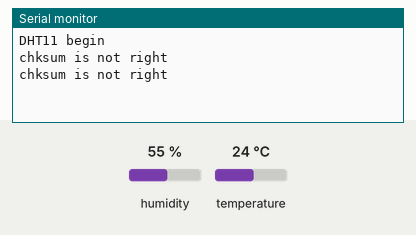
This sketch was run on a simulated Arduino Uno, built with avr-gcc and run on an emulated ATmega328P. On the bench: the last lines printed to the serial monitor. Wiring (inferred from the names in the program): DHT11 sensor: data A0. The test bench sets the inputs (shaded band); at power-on: humidity 55 %, temperature 24 °C.

Above: at 2.8 s.
2.9 s: humidity set to 22 %
At 5.2 s:
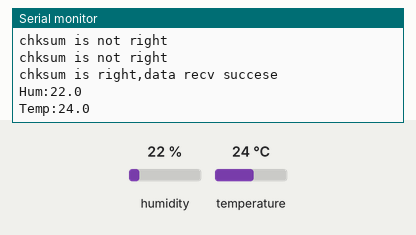
5.6 s: temperature set to 41 °C
At 7.8 s:
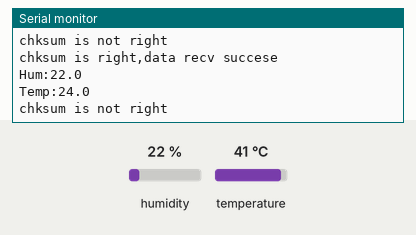
11.2 s: humidity set to 15 %
At 16.1 s:
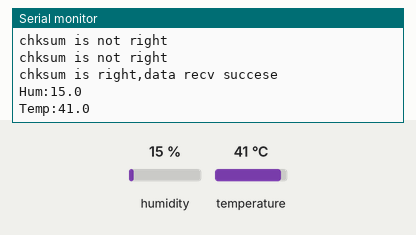

The sketch:

humTem.ino
```cpp
#define DHTPIN11 A0


void setup()
{
	Serial.begin(9600);
	Serial.println("DHT11 begin");


}

void loop()
{
  long hum_10=0, hum_01=0, temp_10=0, temp_01=0, chksum=0,chk=0;

  	delay(1000);	//上电等1s
	//设置为输入，并上拉为高电平
	pinMode(DHTPIN11, INPUT);
	digitalWrite(DHTPIN11,HIGH);

	pinMode(DHTPIN11,OUTPUT);
	digitalWrite(DHTPIN11,LOW);
	delay(18);
        digitalWrite(DHTPIN11,HIGH);
        delayMicroseconds(40);

	//将数据线设置为输入模式，释放了总线
	//现在Arduino接收DHT11的80us低电平回应
	//什么时候结束?因该是Arduino收到一个下降沿时
	pinMode(DHTPIN11,INPUT);
	while(LOW==digitalRead(DHTPIN11));

	//DHT11 告诉Arduino我要拉高准备
	//Arduino怎么知道DHT已经准备好了呢?
	while(HIGH==digitalRead(DHTPIN11));

	//现在开始读了
	for(int i=0; i<40; i++)
	{
		if(i < 8)				     //one byte
		{
	 	 	hum_10 <<= 1;
			while(digitalRead(DHTPIN11) == LOW);
			unsigned long t = micros();
			while(digitalRead(DHTPIN11)== HIGH);
	 	 	if((micros()-t) > 40){
	   	 		hum_10 |= 0x01;
	 	 	}
		}
		else if(i < 16)				 // two byte
		{
	 	 	hum_01 <<= 1;
	  		while(digitalRead(DHTPIN11) == LOW);
			unsigned long t = micros();
			while(digitalRead(DHTPIN11)== HIGH);
	 	 	if((micros()-t) > 40){
	   	 		hum_10 |= 0x01;
	 	 	}
		}
		else if(i < 24)				// three byte
		{
	 	 	temp_10 <<= 1;
	 	 	while(digitalRead(DHTPIN11) == LOW);
			unsigned long t = micros();
			while(digitalRead(DHTPIN11)== HIGH);
	 	 	if((micros()-t) > 40){
	   	 		temp_10 |= 0x01;
	 	 	}
		}
		else if(i < 32)			  // four byte
		{
	  		temp_01 <<= 1;
	  		while(digitalRead(DHTPIN11) == LOW);
			unsigned long t = micros();
			while(digitalRead(DHTPIN11)== HIGH);
	 	 	if((micros()-t) > 40){
	   	 		temp_01 |= 0x01;
	 	 	}

		}
		else					  // five byte  checksum
		{
	 	 	chksum <<= 1;
	 	 	while(digitalRead(DHTPIN11) == LOW);
			unsigned long t = micros();
			while(digitalRead(DHTPIN11)== HIGH);
	 	 	if((micros()-t) > 40){
	   	 		chksum |= 0x01;
	 	 	}
		}
	}
	chk = hum_10;					// Calculate to Checksum
  	chk += hum_01;
  	chk += temp_10;
  	chk += temp_01;

  	if(chk != chksum){				// Received data is OK
		Serial.println("chksum is not right");
    	return ;
	}
  	else{
		Serial.println("chksum is right,data recv succese");
  	}

	Serial.print("Hum:"); //串口调试
        Serial.print(hum_10);
        Serial.print(".");
        Serial.println(hum_01);

        Serial.print("Temp:"); //串口调试
        Serial.print(temp_10);
        Serial.print(".");
        Serial.println(temp_01);

        delay(2000);

}
```

Measured:
- after the input at 2.9 s, the serial monitor: prints a new line after 1.2 s (image 1)
- after the input at 11.2 s, the serial monitor: prints a new line after 4.1 s (image 3)
